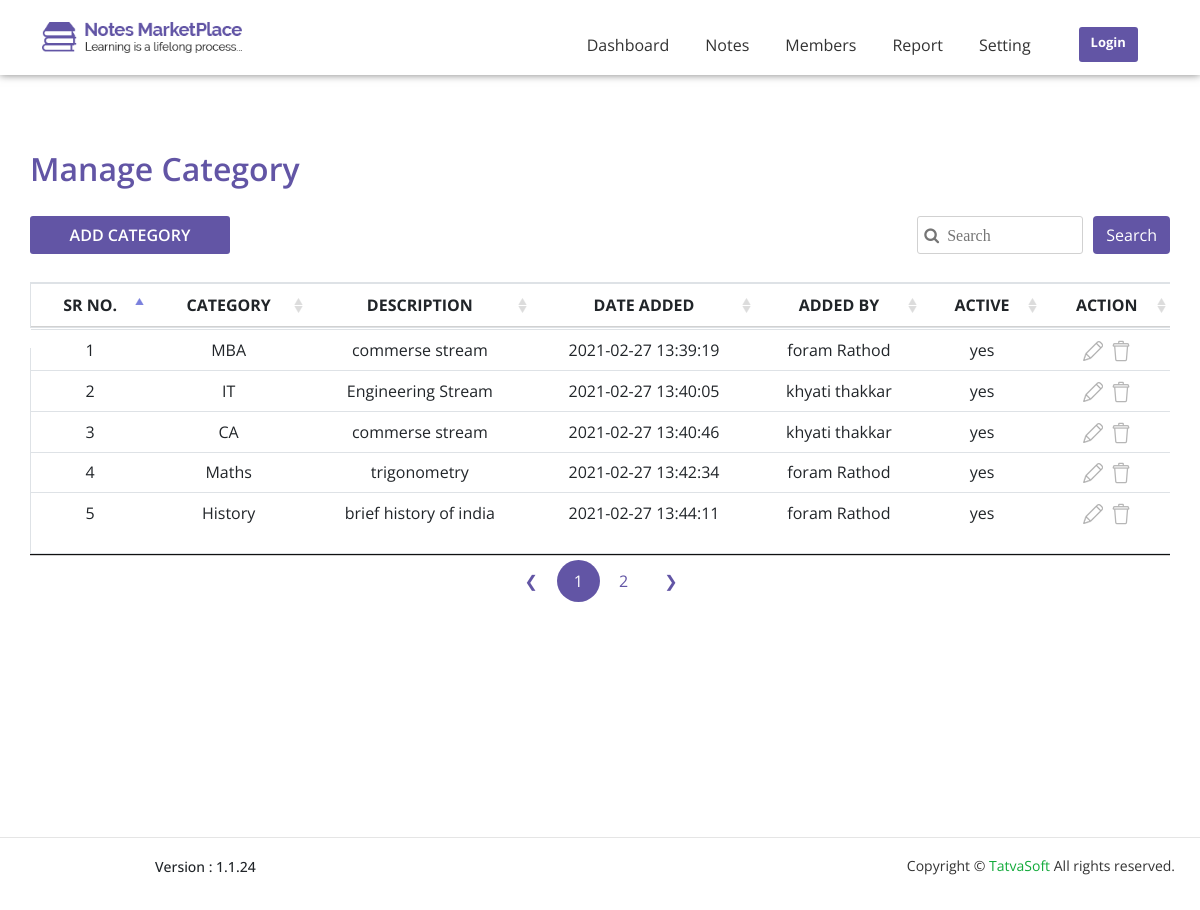
Screenshot of /notes-project/notes-admin/managecategory.php with the database file from the repository.
### tables this page shows
CREATE TABLE `note_categories` (
  `note_categories_id` int(10) UNSIGNED NOT NULL,
  `category_name` varchar(100) NOT NULL,
  `category_description` varchar(255) NOT NULL,
  `createddate` datetime DEFAULT NULL,
  `createdby` int(11) DEFAULT NULL,
  `modifieddate` datetime DEFAULT NULL,
  `modifiedby` int(11) DEFAULT NULL,
  `isactive` bit(1) NOT NULL
);

CREATE TABLE `users` (
  `userid` int(10) UNSIGNED NOT NULL,
  `role_id` int(10) UNSIGNED NOT NULL,
  `firstname` varchar(50) NOT NULL,
  `lastname` varchar(50) NOT NULL,
  `email_id` varchar(100) NOT NULL,
  `password` varchar(24) NOT NULL,
  `isemailverified` bit(1) NOT NULL,
  `createddate` datetime DEFAULT NULL,
  `createdby` int(11) DEFAULT NULL,
  `modifieddate` datetime DEFAULT NULL,
  `modifiedby` int(11) DEFAULT NULL,
  `isactive` bit(1) NOT NULL
);

### notes-project/notes-admin/managecategory.php (the view, shortened to what this page needs)
<?php include "admin_db.php";
if (isset($_POST['manage-category'])) {
    $search_category = $_POST['search-category'];
    $query_manage_category = mysqli_query($conn, "SELECT note_categories.note_categories_id, note_categories.category_name, note_categories.category_description,
    note_categories.createddate, note_categories.isactive, users.firstname, users.lastname FROM note_categories LEFT JOIN users ON
    note_categories.createdby=users.userid WHERE (note_categories.category_name LIKE '%$search_category%' OR note_categories.category_description
    LIKE '%$search_category%' OR note_categories.createddate LIKE '%$search_category%' OR note_categories.isactive LIKE '%$search_category%'
    OR users.firstname LIKE '%$search_category%' OR users.lastname LIKE '%$search_category%')");
} else {
    $query_manage_category = mysqli_query($conn, "SELECT note_categories.note_categories_id, note_categories.category_name, note_categories.category_description,
    note_categories.createddate, note_categories.isactive, users.firstname, users.lastname FROM note_categories LEFT JOIN users ON
    note_categories.createdby=users.userid");
}
?>
<html>
<head>
    <link rel="stylesheet" href="css/font-awesome/css/font-awesome.min.css">
    <link rel="stylesheet" href="css/bootstrap/bootstrap.min.css">
    <link rel="stylesheet" href="css/jquery.dataTables.css">
    <link rel="stylesheet" href="css/style.css">
    <link rel="stylesheet" href="css/responsive.css">
</head>
<body>
    <?php include "nav-admin.php" ?>
    <div class="general-height">
        <section id="administrator">
            <div class="container">
                <div class="row">
                    <div class="col-md-12 general">
                        <h2>Manage Category</h2>
                    </div>
                </div>
                <div class="row">
                    <div class="col-lg-6 col-md-6 col-sm-5 col-12 general">
                        <a href="addcategory.php"><button class="btn administrator-btn">ADD CATEGORY</button></a>
                    </div>
                    <div class="col-lg-6 col-md-6 col-sm-7 col-12 general">
                        <form action="" method="POST">
                            <button type="submit" name="manage-category" class="btn administrator-search">Search</button>
                            <input type="search" name="search-category" placeholder=' &#xF002;  Search' />
                        </form>
                    </div>
                </div>
                <div class="row">
                    <div class="table-responsive">
                        <table id="myTable" class="table text-center border general-table-width">
                            <thead>
                                <tr class="text-center">
                                    <th scope="col">SR NO.</th>
                                    <th scope="col">CATEGORY</th>
                                    <th scope="col">DESCRIPTION</th>
                                    <th scope="col">DATE ADDED</th>
                                    <th scope="col">ADDED BY</th>
                                    <th scope="col">ACTIVE</th>
                                    <th scope="col">ACTION</th>
                                </tr>
                            </thead>
                            <tbody style="transform: translateY(-20px) !important;">
                                <?php
                                $i = 1;
                                while ($row = mysqli_fetch_assoc($query_manage_category)) {
                                    $category_name = $row['category_name'];
                                    $category_description = $row['category_description'];
                                    $createddate = $row['createddate'];
                                    $isactive = $row['isactive'];
                                    $firstname = $row['firstname'];
                                    $lastname = $row['lastname'];
                                    $note_categories_id = $row['note_categories_id'];
                                ?>
                                    <tr>
                                        <td><?php echo $i ?></td>
                                        <td><?php echo $category_name ?></td>
                                        <td><?php echo $category_description ?></td>
                                        <td><?php echo $createddate ?></td>
                                        <td><?php echo $firstname ?>&nbsp;<?php echo $lastname ?></td>
                                        <?php if ($isactive == 1) { ?>
                                            <td>yes</td>
                                        <?php } else { ?>
                                            <td>no</td>
                                        <?php } ?>
                                        <td>
                                            <a href="addcategory.php?categoryid=<?php echo $note_categories_id ?>"><img src="img/administrator/edit.png" alt="edit"></a>&nbsp;
                                            <a id="category" data-toggle='modal' data-target='#category_popup' data-category-id="<?php echo $note_categories_id ?>"><img src="img/administrator/delete.png" alt="delete"></a>
                                        </td>
                                    </tr>
                                <?php $i++;
                                } ?>
                            </tbody>
                        </table>
                    </div>
                </div>
            </div>
        </section>
    </div>
    <?php include "footer-admin.php" ?>
</body>
</html>

### notes-project/notes-admin/nav-admin.php (shortened to what this page needs)
<nav class="navbar navbar-expand-lg navbar-light  bg-light fixed-top  general-navbar">
    <a class="navbar-brand" href="#">
        <img src="img/pre-login/logo.png" alt="Logo" />
    </a>
    <div class="collapse navbar-collapse" id="navbarSupportedContent">
        <ul class="navbar-nav ml-auto">
            <li class="nav-item">
                <a class="nav-link" href="dashboard.php">Dashboard</a>
            </li>
            <li class="dropdown nav-item">
                <a href="#" class="nav-link" role="button" data-toggle="dropdown" style="text-decoration: none; color:#333333;" aria-haspopup="true" aria-expanded="false">
                    Notes</a>
            </li>
            <li class="nav-item">
                <a class="nav-link" href="member.php">Members</a>
            </li>
            <li class="dropdown nav-item">
                <a href="#" class="nav-link" role="button" data-toggle="dropdown" style="text-decoration: none; color:#333333;" aria-haspopup="true" aria-expanded="false">
                    Report</a>
            </li>
            <li class="dropdown nav-item">
                <a href="#" class="nav-link" role="button" data-toggle="dropdown" style="text-decoration: none; color:#333333;" aria-haspopup="true" aria-expanded="false">
                    Setting</a>
            </li>
            <li class="dropdown">
            </li>
            <li class="nav-item">
                <?php
                if (isset($_SESSION['email'])) { ?>
                    <a class="btn btn-nav-login" type="submit" data-toggle='modal' data-target='#exampleModal1'><b>Logout</b></a>
                <?php  } else { ?>
                    <a href="login-admin.php" class="btn btn-nav-login" type="submit"><b>Login</b></a>
                <?php  }  ?>
            </li>
        </ul>
    </div>
</nav>

### notes-project/notes-admin/footer-admin.php
<footer>
        <div id="footer">
            <hr>
            <div class="container-fluid">
                <div class="row">
                    <div class="col-lg-1 col-md-1 col-sm-1 col-0">
                    </div>
                    <div class="col-lg-5 col-md-5 col-sm-4 col-12">
                        <h4 id="version">Version : 1.1.24</h4>
                    </div>
                    <div class="col-lg-6 col-md-6 col-sm-7 col-12 text-right">
                        <h3>Copyright &#169; <a href="https://www.tatvasoft.com/" title="TatvaSoft-click here for more info">TatvaSoft </a> All rights reserved.
                        </h3>
                    </div>
                </div>
            </div>
        </div>
    </footer>

### notes-project/notes-admin/css/style.css (style rules this page uses)
html, body { height: 100%; font-family: "Open Sans", sans-serif; }
#administrator { margin-top: 110px; }
#administrator h2 { color: #6255a5; font-weight: 600; padding: 40px 0 20px 0; }
.administrator-btn { background-color: #6255a5; float: left; color: #fff; border-radius: 3px; width: 200px; font-weight: 600; }
.administrator-search { background-color: #6255a5; color: #fff; }
#administrator input { height: 38px; border: 1px solid #d1d1d1; border-radius: 3px; margin-right: 10px; font-family: FontAwesome; }
.administrator-search, #administrator input { float: right; }
.general { padding: 0; }
#administrator table { margin-top: 20px; }
.border { margin-top: 20px; }
.general-table-width { width: 1140px !important; }
#footer { background-color: white; width: 100%; margin-top: -89px; }
#footer h3 { font-family: "open sans", sans-serif; font-size: 14px; font-weight: 400; line-height: 10px; color: #333333; margin-top: 7px; margin-right: 10px; text-align: right; }
#footer h3 a { text-decoration: none; color: #12aa3a; -webkit-transition: all 200ms linear; transition: all 200ms linear; }
#version { margin-top: 5px; margin-bottom: 10px; padding-left: 40px; font-size: 14px; }
.general-height { min-height: 100%; }
.navbar { padding: .8rem; width: 100%; }
.navbar-nav { margin-right: 30px; }
.navbar-nav li { padding-right: 20px; }
.nav-link { font-size: 1.1em; }
.navbar-brand img { margin-left: 30px; width: 200px; }
.general-navbar { padding: .76rem; -webkit-box-shadow: 0 0 8px rgba(0, 0, 0, 0.5); box-shadow: 0 0 8px rgba(0, 0, 0, 0.5); width: 100%; }
.bg-light { background-color: #fff !important; }
.bg-light .navbar-nav .nav-link { font-family: "Open Sans", sans-serif; font-size: 16px; font-weight: 400; line-height: 20px; color: #333333 !important; }
.bg-light .navbar-nav .nav-item { margin-top: 15px; }
.btn-nav-login { background-color: #6255a5; height: 35px; border-radius: 3px; color: #fff; font-family: "Open Sans", sans-serif; font-size: 13px; border: none; outline: none; }
#myTable { position: relative; }
table.dataTable thead th { border-bottom: 1px solid #d1d1d1; }
.border { border: 1px solid #d1d1d1; }

### rows the page displays
note_categories: category_name "MBA", category_description "commerse stream", createddate "2021-02-27 13:39:19", users.firstname "foram", users.lastname "Rathod", isactive "yes"
note_categories: category_name "IT", category_description "Engineering Stream", createddate "2021-02-27 13:40:05", users.firstname "khyati", users.lastname "thakkar", isactive "yes"
note_categories: category_name "CA", category_description "commerse stream", createddate "2021-02-27 13:40:46", users.firstname "khyati", users.lastname "thakkar", isactive "yes"
note_categories: category_name "Maths", category_description "trigonometry", createddate "2021-02-27 13:42:34", users.firstname "foram", users.lastname "Rathod", isactive "yes"
note_categories: category_name "History", category_description "brief history of india", createddate "2021-02-27 13:44:11", users.firstname "foram", users.lastname "Rathod", isactive "yes"
